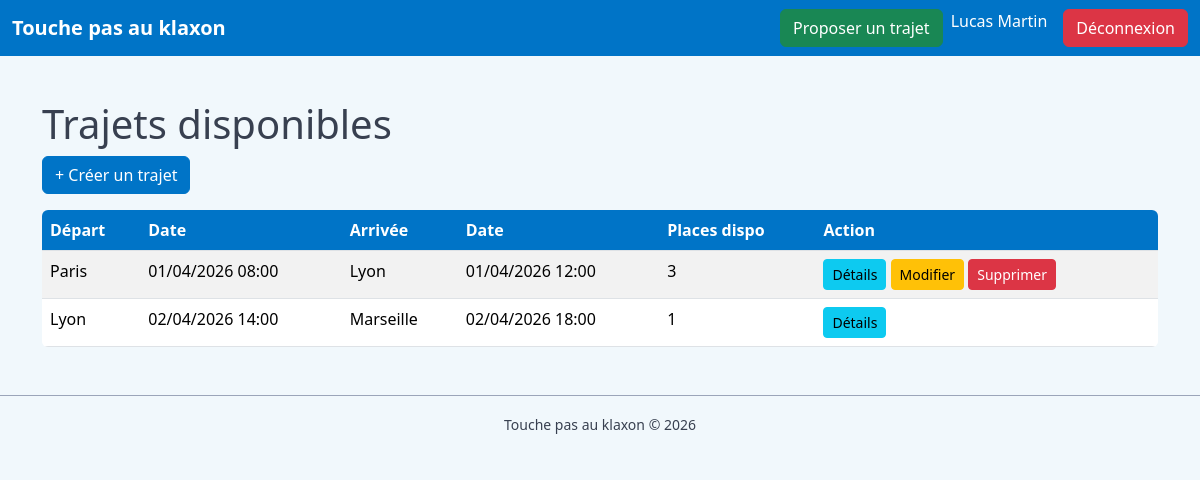
Screenshot of /public/index.php (signed in) with the database file from the repository.
### tables this page shows
CREATE TABLE trajet (
    id_trajet INT AUTO_INCREMENT PRIMARY KEY,
    id_agence_depart INT NOT NULL,
    id_agence_arrivee INT NOT NULL,
    id_employe INT NOT NULL,
    date_heure_depart DATETIME NOT NULL,
    date_heure_arrivee DATETIME NOT NULL,
    nb_places_total INT NOT NULL,
    nb_places_dispo INT NOT NULL,

    CONSTRAINT fk_depart FOREIGN KEY (id_agence_depart)
        REFERENCES agence(id_agence),

    CONSTRAINT fk_arrivee FOREIGN KEY (id_agence_arrivee)
        REFERENCES agence(id_agence),

    CONSTRAINT fk_employe FOREIGN KEY (id_employe)
        REFERENCES employe(id_employe)
);

CREATE TABLE agence (
    id_agence INT AUTO_INCREMENT PRIMARY KEY,
    nom VARCHAR(100) NOT NULL,
    adresse VARCHAR(255) NOT NULL,
    ville VARCHAR(100) NOT NULL,
    code_postal VARCHAR(10) NOT NULL
);

### App/controllers/TrajetController.php (called while the page is built, shortened)
<?php
class TrajetController
{
    public function index(): void
    {
        $trajets = Trajet::findDisponibles();
        require __DIR__ . '/../views/trajet/index.php';
    }
}

### public/index.php (called while the page is built, shortened)
<?php
$action     = $_GET['a'] ?? 'index';
$ctrl = new $controllerClass();
$ctrl->$action();

### App/models/Trajet.php (called while the page is built, shortened)
<?php
class Trajet
{
    public static function findDisponibles(): array
    {
        $pdo = Database::getConnection();
        $sql = "
            SELECT t.*,
                   a1.nom AS agence_depart,
                   a2.nom AS agence_arrivee
            FROM trajet t
            JOIN agence a1 ON t.id_agence_depart = a1.id_agence
            JOIN agence a2 ON t.id_agence_arrivee = a2.id_agence
            WHERE t.nb_places_dispo > 0
              AND t.date_heure_depart > NOW()
            ORDER BY t.date_heure_depart ASC
        ";
        return $pdo->query($sql)->fetchAll(PDO::FETCH_ASSOC);
    }
}

### App/views/trajet/index.php (the view, shortened to what this page needs)
<?php require __DIR__ . '/../layout/header.php'; ?>
<h1>Trajets disponibles</h1>
<?php if (isset($_SESSION['user_id']) && $_SESSION['role'] !== 'admin'): ?>
    <a href="index.php?c=trajet&a=createForm" class="btn btn-primary mb-3">
        + Créer un trajet
    </a>
<?php endif; ?>
<table class="table table-striped">
    <thead>
        <tr>
            <th>Départ</th>
            <th>Date</th>
            <th>Arrivée</th>
            <th>Date</th>
            <th>Places dispo</th>
            <th>Action</th>
        </tr>
    </thead>
    <tbody>
        <?php foreach ($trajets as $t): ?>
            <tr>
                <td><?= htmlspecialchars($t['agence_depart']) ?></td>
                <td><?= date('d/m/Y H:i', strtotime($t['date_heure_depart'])) ?></td>
                <td><?= htmlspecialchars($t['agence_arrivee']) ?></td>
                <td><?= date('d/m/Y H:i', strtotime($t['date_heure_arrivee'])) ?></td>
                <td><?= htmlspecialchars($t['nb_places_dispo']) ?></td>
                <td>
                    <button
                        class="btn btn-info btn-sm"
                        data-bs-toggle="modal"
                        data-bs-target="#detailsModal<?= $t['id_trajet'] ?>">
                        Détails
                    </button>
                    <?php if (isset($_SESSION['user_id']) && $_SESSION['user_id'] == $t['id_employe']): ?>
                        <a href="index.php?c=trajet&a=editForm&id=<?= $t['id_trajet'] ?>"
                           class="btn btn-warning btn-sm">
                            Modifier
                        </a>
                        <a href="index.php?c=trajet&a=delete&id=<?= $t['id_trajet'] ?>"
                           class="btn btn-danger btn-sm"
                           onclick="return confirm('Supprimer ce trajet ?');">
                            Supprimer
                        </a>
                    <?php endif; ?>
                </td>
            </tr>
        <?php endforeach; ?>
    </tbody>
</table>
<?php require __DIR__ . '/../layout/footer.php'; ?>

### public/css/main.css (style rules this page uses)
body { background-color: #f1f8fc; color: #384050; }
.table { background: white; border-radius: 6px; overflow: hidden; }
.table th { background-color: #0074c7; color: white; }
.btn-primary { background-color: #0074c7; border-color: #0074c7; }

### rows the page displays
trajet: id_agence_depart.nom "Paris", date_heure_depart "01/04/2026 08:00", id_agence_arrivee.nom "Lyon", date_heure_arrivee "01/04/2026 12:00", nb_places_dispo "3"
trajet: id_agence_depart.nom "Lyon", date_heure_depart "02/04/2026 14:00", id_agence_arrivee.nom "Marseille", date_heure_arrivee "02/04/2026 18:00", nb_places_dispo "1"

### other values shown
$_SESSION['prenom'] . ' ' . $_SESSION['nom'] "Lucas Martin"
